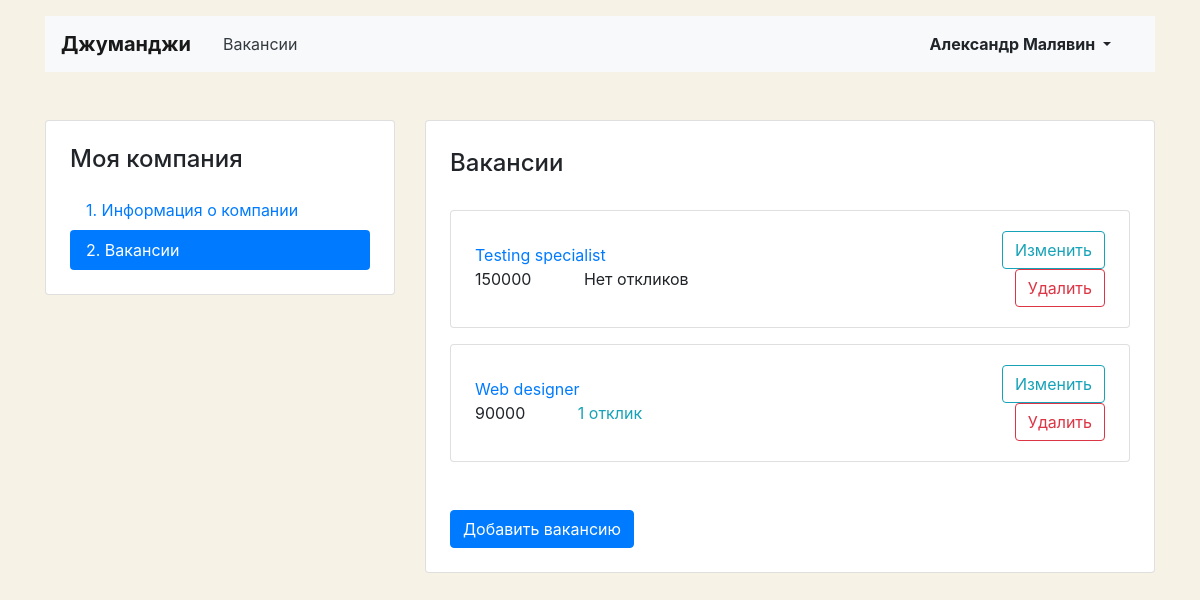
The app's page /mycompany/vacancies/ (signed in) with its own data.
### main/models.py (models this page shows, shortened)
class Vacancy(models.Model):
    title = models.CharField(max_length=120)
    specialty = models.ForeignKey(Specialty, on_delete=models.CASCADE, related_name='vacancies')
    company = models.ForeignKey(Company, on_delete=models.CASCADE, related_name='companies')
    skills = models.TextField()
    description = HTMLField()
    salary_min = models.PositiveIntegerField()
    salary_max = models.PositiveIntegerField()
    published_at = models.DateField(default=date.today)

### main/views/my_vacancy.py (the view)
# urls.py: path('mycompany/vacancies/', vacancy.MyVacancies.as_view(), name='my_company_vacancies'),
class MyVacancies(LoginRequiredMixin, View):
    login_url = '/login/'
    redirect_field_name = 'login'
    def get(self, request):
        my_vacancies = Vacancy.objects.filter(company__owner=request.user).annotate(app_count=Count('applications'))
        ctx = {
            'my_vacancies': my_vacancies,
        }
        return render(request, 'main/my_vacancy/my_vacancies.html', ctx)

### main/templatetags/my_tags.py (called while the page is built)
@register.filter()
def ru_pluralize(number: Union[int, str], args: str = 'тур,тура,туров'):
    nom_sing, gen_sing, gen_plur = args.split(',')
    number = abs(int(number))
    if 10 <= number % 100 <= 20:
        return f'{number} {gen_plur}'
    if number % 10 == 1:
        return f'{number} {nom_sing}'
    if 2 <= number % 10 <= 4:
        return f'{number} {gen_sing}'
    return f'{number} {gen_plur}'

### main/templates/main/my_vacancy/my_vacancies.html (shortened to what this page needs)
{% extends 'main/base/account_base.html' %}
{% load my_tags %}
{% block content %}
<main class="container mt-3 pb-5">
    <div class="row mt-5">
    {% include 'main/base/account_side_menu.html' %}
      <div class="col-12 col-lg-8">
        <div class="card">
          <div class="card-body px-4 pb-4">
            <section class="tab-pane fade show active">
              <h2 class="h4 pt-2 pb-3">Вакансии</h2>
              {% if not user.my_company.id %}
              <p class="alert alert-info" role="alert">Сначала создайте компанию</p>
              {% else %}
              {% for vacancy in my_vacancies %}
              <div class="card mt-3">
                <div class="card-body px-4">
                  <div class="row align-items-center">
                    <div class="col-6 col-lg-8">
                      <a href="{% url 'my_company_vacancy' vacancy.id %}" class="mb-1">{{vacancy.title}}</a>
                      <p class="mb-1">
                        <span class="mr-5">{{vacancy.salary_max}}</span>
                        {% if vacancy.app_count > 0 %}
                        <a href="{% url 'applications_list' vacancy.id %}" class="text-info"> {{vacancy.app_count|ru_pluralize:'отклик,отклика,откликов'}}</a>
                        {% else %}
                        Нет откликов
                        {% endif %}
                      </p>
                    </div>
                    <div class="col-6 col-lg-4 text-right">
                      <a href="{% url 'my_company_vacancy' vacancy.id %}" class="btn btn-outline-info">Изменить</a>
                      <a href="{% url 'my_company_vac_delete' vacancy.id %}" class="btn btn-outline-danger">Удалить</a>
                    </div>
                  </div>
                </div>
              </div>
              {% endfor %}
              <a href="{% url 'my_company_vac_create' %}"><button type="button" class="btn btn-primary mt-5">Добавить вакансию</button></a>
            {% endif %}
            </section>
          </div>
        </div>
      </div>
    </div>
  </main>
{% endblock %}

### main/templates/main/base/account_base.html (shortened to what this page needs)
<!DOCTYPE html>
<html lang="ru">
<head>
  <link rel="stylesheet" href="https://stackpath.bootstrapcdn.com/bootstrap/4.3.1/css/bootstrap.min.css">
</head>
<body>
  <header class="container mt-3">
    <nav class="navbar navbar-expand-lg navbar-light bg-light">
      <a class="navbar-brand mr-4 font-weight-bold" href="{% url 'main' %}">Джуманджи</a>
      <div class="collapse navbar-collapse justify-content-between" id="navbarNav">
        <ul class="navbar-nav col-10">
          <li class="nav-item">
            <a class="nav-link text-dark " href="{% url 'vacancies' %}">Вакансии</a>
          </li>
        </ul>
        <ul class="navbar-nav col-2 justify-content-end">
          <li class="nav-item active">
            <div class="btn-group">
              <button type="button" class="btn dropdown-toggle font-weight-bold" data-toggle="dropdown" aria-haspopup="true" aria-expanded="false">
                  {{user.first_name}} {{user.last_name}}
              </button>
            </div>
          </li>
        </ul>
      </div>
    </nav>
  </header>
{% block content %}
{% endblock %}
</body>
</html>

### main/templates/main/base/account_base.html (style rules this page uses)
body { background-color: #F6F2E6; }

### records on screen
Vacancy: title "Testing specialist", salary_max "150000", shows "Нет откликов"
Vacancy: title "Web designer", salary_max "90000", app_count|ru_pluralize "1 отклик"

### other values on screen
{{ user.first_name }} "Александр"
{{ user.last_name }} "Малявин"
